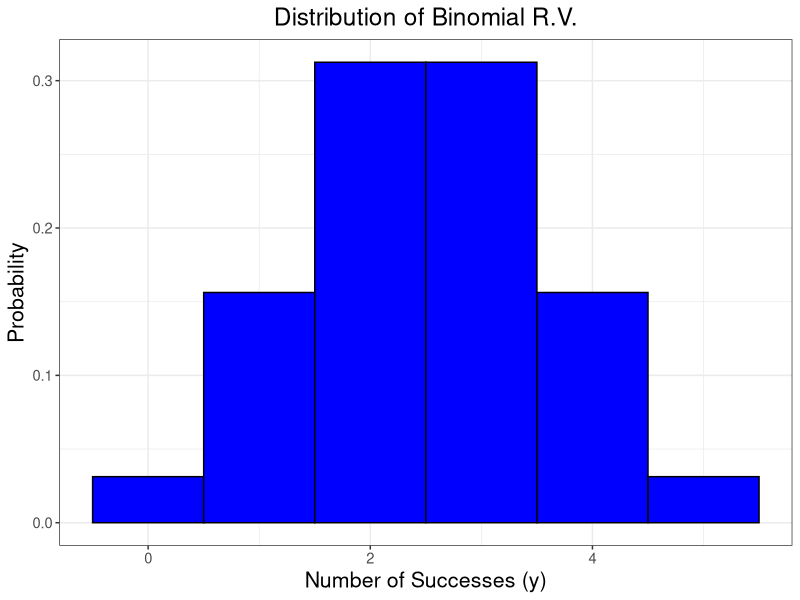
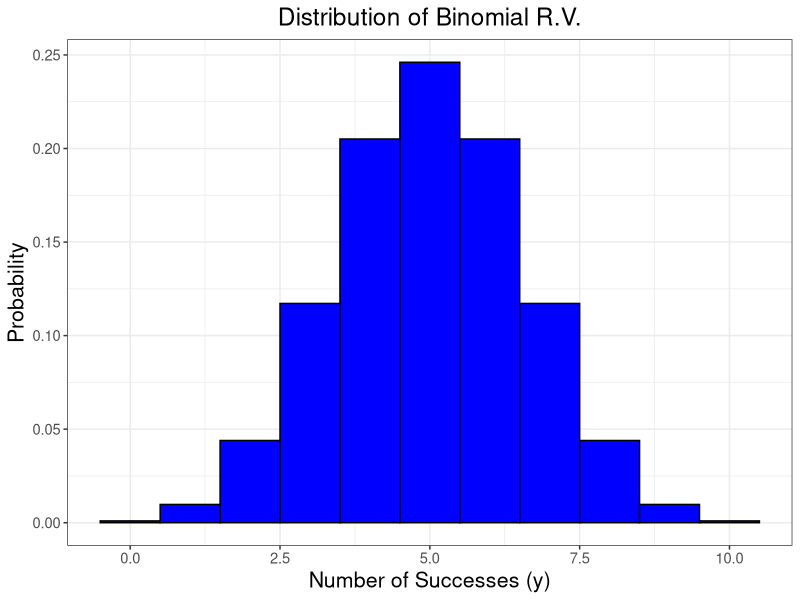
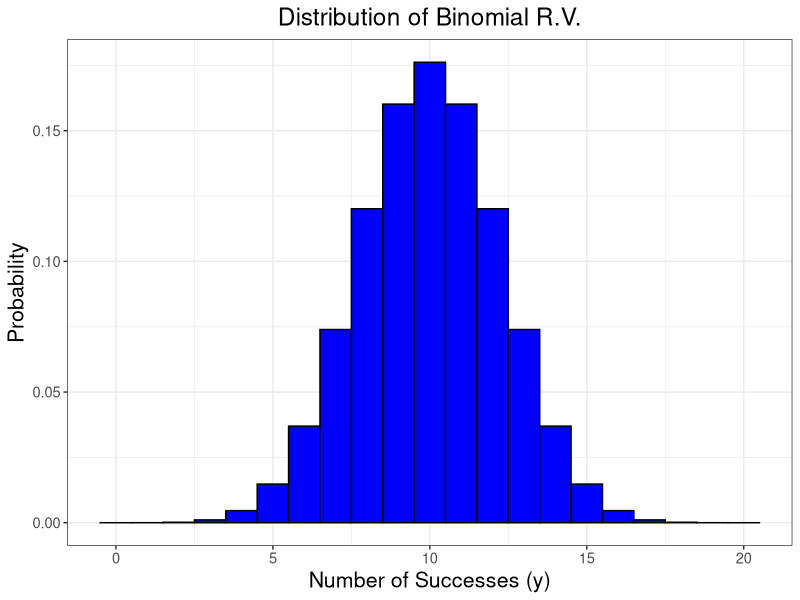
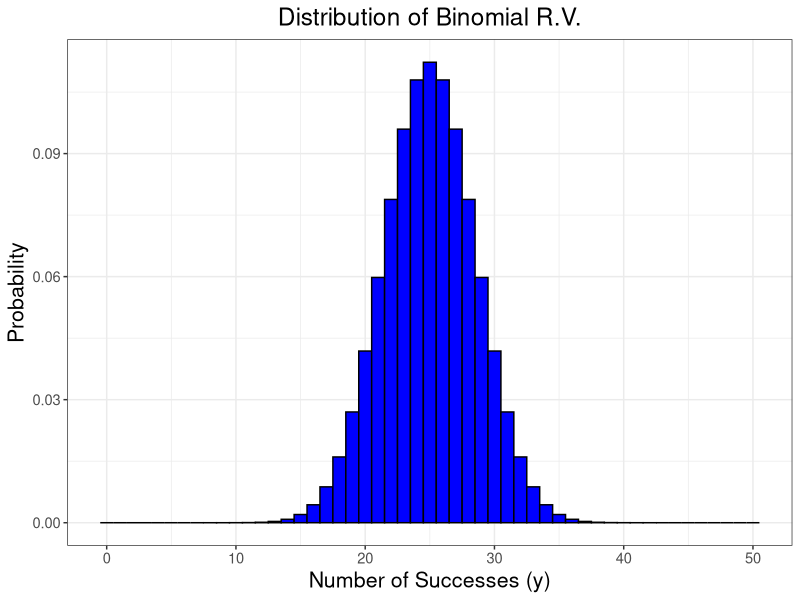
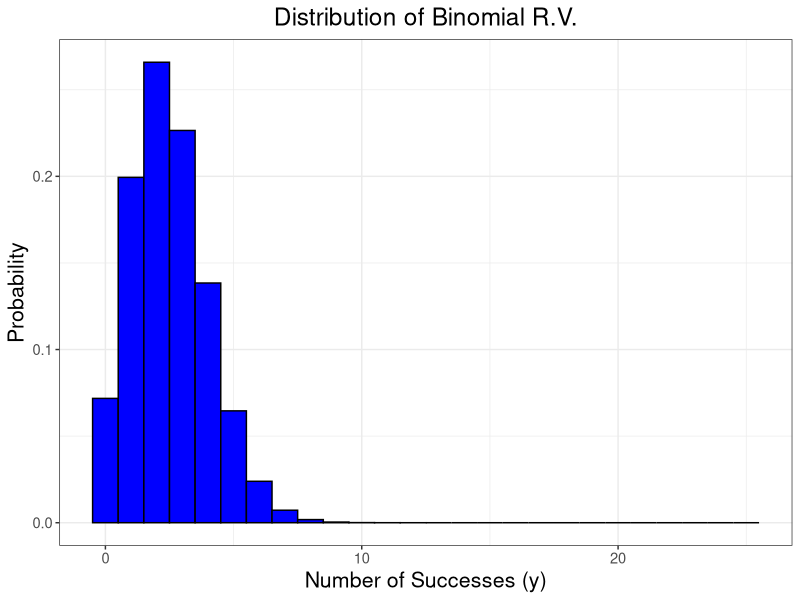
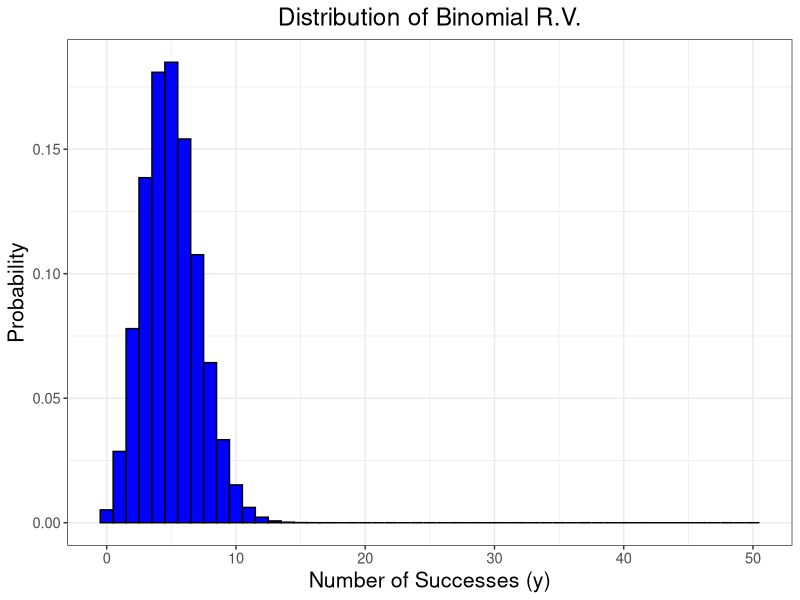
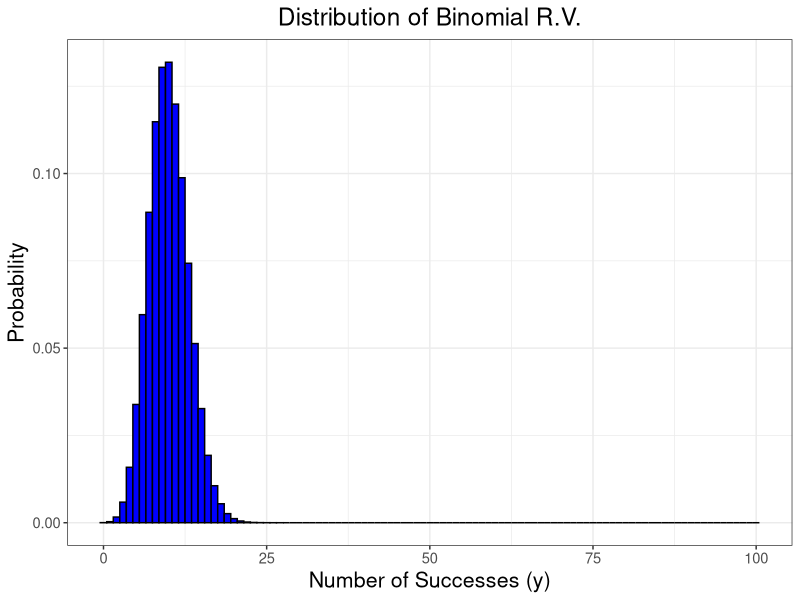
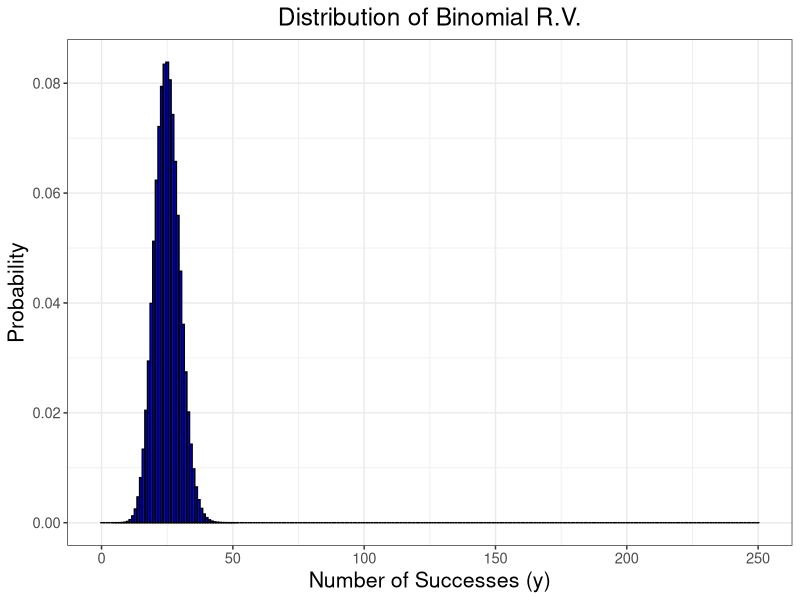

These charts were generated, in order, by the following R code:
## ---- chunk 1
require(ggplot2)

plot.discrete <- function(y, proby) {
bars <- as.data.frame(cbind(y, proby))

ggplot(bars, aes(x=y, y=proby)) +
  geom_bar(stat="identity", width=1, fill="blue", colour="black") +
  theme_bw() +
  theme(axis.title.y=element_text(size=rel(1.4)),
        axis.title.x=element_text(size=rel(1.4)),
        axis.text.x=element_text(size=rel(1.2)),
        axis.text.y=element_text(size=rel(1.2)),
        plot.title=element_text(hjust=0.5, size=rel(1.6))) +
  labs(
    x="y",
    y="p(y)",
    title="Distribution of Discrete R.V."
  )
}

plot.binom <- function(n, p) {
  y <- c(0:n)
  proby <- dbinom(0:n, n, p)
  bars <- as.data.frame(cbind(y, proby))
  
  ggplot(bars, aes(x=y, y=proby)) +
    geom_bar(stat="identity", width=1, fill="blue", colour="black") +
    theme_bw() +
    theme(axis.title.y=element_text(size=rel(1.4)),
          axis.title.x=element_text(size=rel(1.4)),
          axis.text.x=element_text(size=rel(1.2)),
          axis.text.y=element_text(size=rel(1.2)),
          plot.title=element_text(hjust=0.5, size=rel(1.6))) +
    labs(x="Number of Successes (y)",
         y="Probability",
         title="Distribution of Binomial R.V.")
}

plot.pois<- function(lambda){
  maxy<- qpois(0.9999, lambda)
  y<- c(0:maxy)
  proby<- dpois(0:maxy, lambda)
  Bars<- as.data.frame(cbind(y, proby))
  ggplot(Bars, aes(x = y, y = proby))+
    geom_bar(stat="identity", width = 1,
             fill = "blue", colour = "black")+
    theme_bw()+
    theme(axis.title.y = element_text(size = rel(1.4)),
          axis.title.x = element_text(size = rel(1.4)),
          axis.text.x = element_text(size = rel(1.2)),
          axis.text.y = element_text(size = rel(1.2)),
          plot.title = element_text(hjust=0.5, size = rel(1.6)))+
    labs(x = "Number of Events (y)",
         y = "Probability",
         title = "Distribution of Poisson R.V.")
}
## ---- chunk 2
sum(dbinom(60:100, 100, 1/2))
## ---- chunk 3
plot.binom(5, 0.5)
## ---- chunk 4
plot.binom(10, 0.5)
## ---- chunk 5
plot.binom(20, 0.5)
## ---- chunk 6
plot.binom(50, 0.5)
## ---- chunk 7
plot.binom(25, 0.1)
## ---- chunk 8
plot.binom(50, 0.1)
## ---- chunk 9
plot.binom(100, 0.1)
## ---- chunk 10
plot.binom(250, 0.1)
## ---- chunk 11
plot.binom(25, 0.9)
## ---- chunk 12
plot.binom(50, 0.9)
## ---- chunk 13
plot.binom(100, 0.9)
## ---- chunk 14
plot.binom(250, 0.9)
## ---- chunk 15
dpois(4, 5)
## ---- chunk 16
sum(dpois(0:2, 5))
## ---- chunk 17
1 - sum(dpois(0:3, 5))
## ---- chunk 18
(1 - dbinom(0, 8, (1-sum(dpois(0:6, 5)))))
## ---- chunk 19
plot.pois(1)
## ---- chunk 20
plot.pois(5)
## ---- chunk 21
plot.pois(25)
## ---- chunk 22
plot.pois(50)
